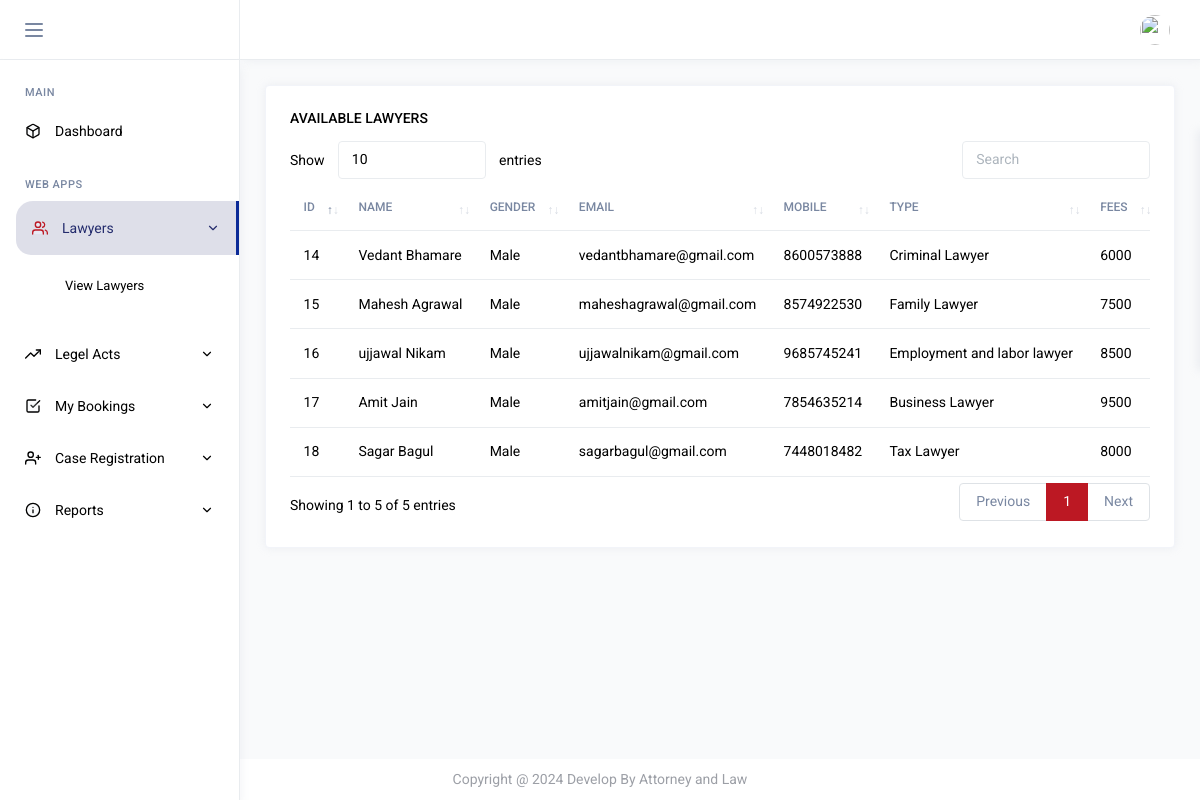
Page /lawyer-appointment-system/clients/control/lawyer_data.php (signed in) on the committed database.
### tables this page shows
CREATE TABLE `lawyers` (
  `id` int(11) NOT NULL,
  `name` varchar(100) NOT NULL,
  `gender` varchar(10) NOT NULL,
  `email` varchar(100) NOT NULL,
  `dob` varchar(255) NOT NULL,
  `password` varchar(256) NOT NULL,
  `mobile` varchar(15) NOT NULL,
  `lawyer_type` varchar(50) NOT NULL,
  `fees` int(11) NOT NULL,
  `created_at` timestamp NOT NULL DEFAULT current_timestamp()
);

### lawyer-appointment-system/clients/control/lawyer_data.php (the view, shortened to what this page needs)
<?php
include("../auth/header.php");
include("../auth/sidebar.php");
?>
<link rel="stylesheet" href="popup_style.css">
<div class="page-content">
    <div class="row">
        <div class="col-md-12 grid-margin stretch-card">
            <div class="card">
                <div class="card-body">
                    <h6 class="card-title">Available Lawyers</h6>
                    <div class="table-responsive">
                        <table id="dataTableExample" class="table">
                            <thead>
                                <tr>
                                    <th>Id</th>
                                    <th>Name</th>
                                    <th>Gender</th>
                                    <th>Email</th>
                                    <th>Mobile</th>
                                    <th>Type</th>
                                    <th>Fees</th>
                                </tr>
                            </thead>
                            <tbody>
                                <?php
                                include 'connection1.php';
                                $sql = "SELECT * FROM lawyers";
                                $result = $conn->query($sql);
                                if ($result->num_rows > 0) {
                                    while ($row = $result->fetch_array()) {
                                        ?>
                                        <tr>
                                            <td class="sorting_1"><?= $row['id']; ?></td>
                                            <td class="sorting_1"><?= $row['name']; ?></td>
                                            <td class="sorting_1"><?= $row['gender']; ?></td>
                                            <td class="sorting_1"><?= $row['email']; ?></td>
                                            <td class="sorting_1"><?= $row['mobile']; ?></td>
                                            <td class="sorting_1"><?= $row['lawyer_type']; ?></td>
                                            <td class="sorting_1"><?= $row['fees']; ?></td>
                                        </tr>
                                        <?php
                                    }
                                } else {
                                    echo "sql error" . $sql . "<br>" . $conn->error;
                                }
                                ?>
                            </tbody>
                        </table>
                    </div>
                </div>
            </div>
        </div>
    </div>
</div>
<?php
include("../auth/footer.php");
?>

### rows in the picture
lawyers: id "14", name "Vedant Bhamare", gender "Male", email "vedantbhamare@gmail.com", mobile "8600573888", lawyer_type "Criminal Lawyer", fees "6000"
lawyers: id "15", name "Mahesh Agrawal", gender "Male", email "maheshagrawal@gmail.com", mobile "8574922530", lawyer_type "Family Lawyer", fees "7500"
lawyers: id "16", name "ujjawal Nikam", gender "Male", email "ujjawalnikam@gmail.com", mobile "9685745241", lawyer_type "Employment and labor lawyer", fees "8500"
lawyers: id "17", name "Amit Jain", gender "Male", email "amitjain@gmail.com", mobile "7854635214", lawyer_type "Business Lawyer", fees "9500"
lawyers: id "18", name "Sagar Bagul", gender "Male", email "sagarbagul@gmail.com", mobile "7448018482", lawyer_type "Tax Lawyer", fees "8000"
